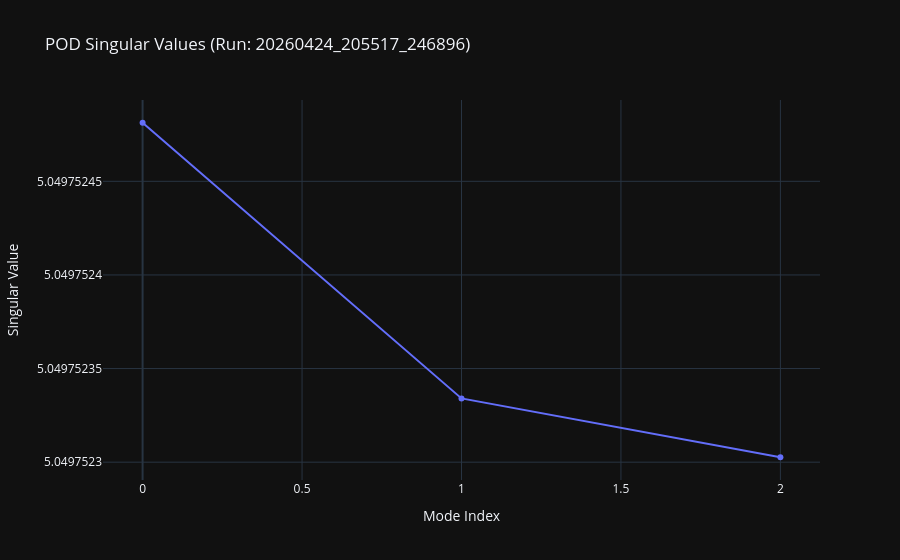

The cell this chart's notebook holds for it:
### Code cell
import plotly.graph_objects as go
import pandas as pd

# Load your POD data from the new diagnostics file
import numpy as np
diagnostics = np.load(RUN_ARTIFACTS_DIR / "diagnostics.npz")
pod_singular_values = diagnostics['pod_singular_values']

# Create a figure
fig = go.Figure()
fig.add_trace(go.Scatter(y=pod_singular_values, mode='lines+markers', name='Singular Values'))
fig.update_layout(
    title=f"POD Singular Values (Run: {run_id})",
    xaxis_title="Mode Index",
    yaxis_title="Singular Value",
    template="plotly_dark"
)
fig.show()

# Also load other diagnostics for visualization if needed
print("Available diagnostics:", diagnostics.files)
E_learned = diagnostics['E_learned']
print("Learned Energies:", E_learned)

### Figure 1 — Plotly figure (JSON) as saved in the notebook; plotly's stock layout.template omitted (floating-point values rounded to 4 significant figures)
{"data": [{"mode": "lines+markers", "name": "Singular Values", "y": [5.05, 5.05, 5.05], "type": "scatter"}], "layout": {"title": {"text": "POD Singular Values (Run: 20260424_205517_246896)"}, "xaxis": {"title": {"text": "Mode Index"}}, "yaxis": {"title": {"text": "Singular Value"}}}}
